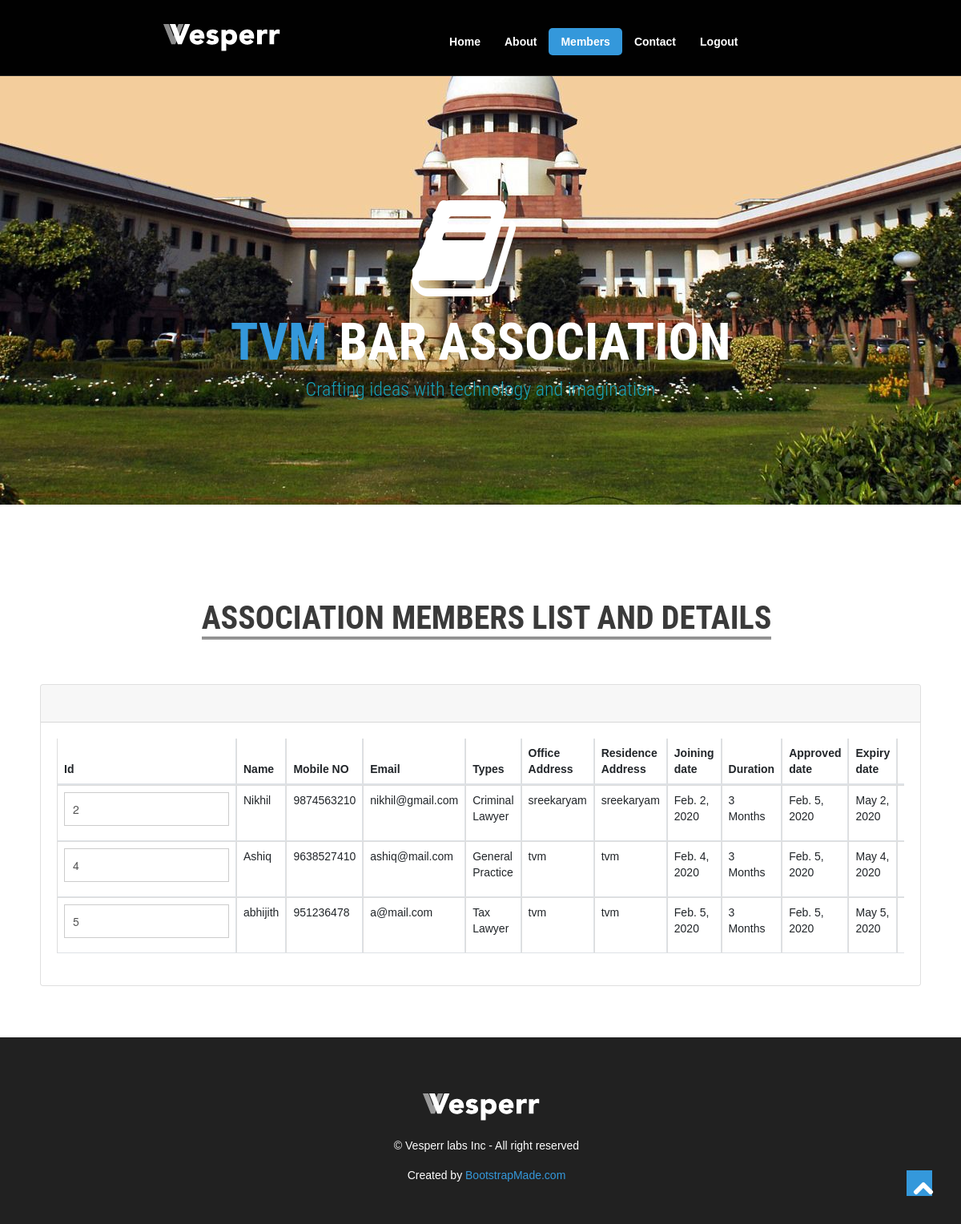
The app's page /registerdetails/ with its own data.
### tba_app/models.py (models this page shows)
class registration(models.Model):
    name=models.CharField(max_length=20)
    mobileno=models.CharField(max_length=50)
    email=models.EmailField(max_length=20)
    types=models.CharField(max_length=20)
    officeadd=models.CharField(max_length=50)
    residenceadd=models.CharField(max_length=50)
    joiningdate=models.DateField()
    duration=models.CharField(max_length=10)
    approvedate=models.DateField(null=True,blank=True)
    password=models.CharField(max_length=20)
    expirydate=models.DateField(max_length=20,null=True,blank=True)
    status=models.CharField(max_length=20,null=True,blank=True)

### tba_app/views.py (the view)
# urls.py: path('registerdetails/',views.regview,name='adminhome1'),
def regview(request):
    queryset=registration.objects.all()
    return render(request,'adminhome1.html',{'authors':queryset})

### tba_app/templates/adminhome1.html (shortened to what this page needs)
<!doctype html>
<html lang="en">
<head>
   {%load static%}
   <link href="{%static 'css/bootstrap.min.css' %}" rel="stylesheet" />
  <link href="{%static 'css/bootstrap.css' %}" rel="stylesheet" />
  <link href="{%static 'css/bootstrap-responsive.css' %}" rel="stylesheet" />
  <link href="{%static 'css/prettyPhoto.css' %}" rel="stylesheet" />
  <link href="{%static 'css/animate.css' %}" rel="stylesheet" />
  <link href="{%static 'css/style.css' %}" rel="stylesheet" />
  <link href="{%static 'color/default.css' %}" rel="stylesheet" />
</head>
<body>
  <header>
    <div id="topnav" class="navbar navbar-fixed-top default">
      <div class="navbar-inner">
        <div class="container">
          <div class="logo">
            <a href="index.html"><img src="assets/img/logo.png" alt="" /></a>
          </div>
          <div class="navigation">
            <nav>
              <ul class="nav pull-right">
                <li><a href="{%url 'adminhome'%}">Home</a></li>
                <li><a href="#about">About</a></li>
                <li class="current"><a href="#services">Members</a></li>
                <li><a href="{%url 'adminmsg' %}">Contact</a></li>
                <li><a href="{%url 'index' %}">Logout</a></li>
              </ul>
            </nav>
          </div>
        </div>
      </div>
    </div>
  </header>
  <section id="intro">
    <div class="slogan">
      <div class="icon">
        <i class="icon-book icon-10x"></i>
      </div>
      <h1 ><span>TVM</span> BAR ASSOCIATION</h1>
      <h2 class="text-info">Crafting ideas with technology and imagination</h2>
    </div>
  </section>
  <section id="about" class="section">
    <div class="container">
      <div class="row">
        <div class="span12">
          <div class="heading">
            <h3><span>ASSOCIATION MEMBERS LIST AND DETAILS</span></h3>
          </div>
        </div>
      </div>
   <div class="card mb-4">
                            <div class="card-header"></div>
                            <div class="card-body">
                                <div class="table-responsive">
                                    <table class="table table-bordered" id="dataTable" width="100%" cellspacing="0">
                                        <thead>
                                          <tr>
                                            <th>Id</th>
                                <th>Name</th>
                                <th>Mobile NO</th>
                                <th>Email</th>
                                <th>Types</th>
                                            <th>Office Address</th>
                                            <th>Residence Address</th>
                                            <th>Joining date</th>
                                            <th>Duration</th>
                                            <th>Approved date</th>
                                            <th>Expiry date</th>
                                            <th>Status</th>
                              </tr>
                            </thead>
                            <tbody>
                              {%if authors%}
                              {%for i in authors%}
                              <tr>
                                            <form action="{% url 'approv' %}" method='POST'>
                                            <td><input type="text" name="id" value="{{i.id}}"></td>
                                <td>{{i.name}}</td>
                                <td>{{i.mobileno}}</td>
                                <td>{{i.email}}</td>
                                <td>{{i.types}}</td>
                                            <td>{{i.officeadd}}</td>
                                            <td>{{i.residenceadd}}</td>
                                            <td>{{i.joiningdate}}</td>
                                            <td>{{i.duration}}</td>
                                            <td>{{i.approvedate}}</td>
                                            <td>{{i.expirydate}}</td>
                                            <td>{{i.status}}</td>
                                        </form>
                              </tr>
                              {%endfor %}
                          {%endif %}
                            </tbody>
                          </table>
                                </div>
                            </div>
                        </div>
                    </div>
  </section>
  <footer>
    <div class="verybottom">
      <div class="container">
        <div class="row">
          <div class="span12">
            <div class="aligncenter">
              <div class="logo">
                <a class="brand" href="index.html"><img src="assets/img/logo.png" alt="" /></a>
              </div>
              <p>
                &copy; Vesperr labs Inc - All right reserved
              </p>
              <div class="credits">
                Created by <a href="https://bootstrapmade.com/">BootstrapMade.com</a>
              </div>
            </div>
          </div>
        </div>
      </div>
    </div>
  </footer>
  <a href="#" class="scrollup"><i class="icon-chevron-up icon-square icon-48 active"></i></a>
</body>
</html>

### tba_app/static/css/style.css (style rules this page uses)
body { margin: 0; padding:0; font-family: Arial, Tahoma, Verdana, Sans-serif; font-size: 14px; line-height: 1.6em; color: #666; background-color: #ffffff; }
h1, h2, h3, h4, h5, h6 { font-family: 'Roboto Condensed', sans-serif; line-height:1.1em; color: #3a3a3a; font-weight:300; margin-bottom:10px; }
h1 { font-size: 34px; }
h2 { font-size: 30px; }
h3 { font-size: 26px; }
section { padding:120px 0 40px 0; }
.container { padding: 0 20px 0 20px; }
.row { margin-bottom:40px; }
.heading { text-align:center; width:100%; }
.heading h3 { text-transform:uppercase; padding:0; margin:20px 0 30px 0; font-size:40px; font-weight:700; text-align:center; text-shadow: 0 1px 0 #ffffff; border-bottom:3px double #333; width:auto; display:inline; }
header { position:relative; }
header .logo { float:left; margin:30px 0 0; }
.navigation { margin:30px 0 0; }
.navbar { padding:0 0 20px; margin:0; }
.navbar .nav { margin: 0 0 0 0; }
.navbar .nav > li > a { float: none; color: #fff; line-height:1em; text-decoration: none; text-shadow:none; z-index:100; outline:0; font-weight:bold; }
.navbar .nav > .current { color:#fff; -webkit-border-radius: 5px; -moz-border-radius: 5px; border-radius: 5px; }
.default { background:#010101; border-bottom:1px solid #222; }
section#intro { background: #000 url(../img/bg/court1.jpg) 50% 0 no-repeat; position:relative; width:100%; height:auto; margin:0; padding:240px 0 120px; }
@media (min-width: 1024px) { section#intro { background-attachment: fixed; } }
section#intro { text-align:center; }
section#intro i { margin-left:0; text-align:center; }
section#intro h1 { color:#fff; font-size:64px; font-weight:700; }
section#intro h2 { color:#ddd; font-size:24px; }
.slogan i { color:#fff; }
.scrollup { position:fixed; width:48px; height:48px; bottom:20px; right:20px; }
a.scrollup { outline:0; }
[class^="icon-"], [class*=" icon-"] { float:none; }
.icon-square, .icon-rounded, .icon-plain, .icon-circled { margin: 10px 10px 10px 0; display: inline-block !important; text-align: center !important; color: #fff; width: 18px; height: 18px; padding:3px; font-size: 12px; line-height: 18px; text-shadow:none; cursor: pointer; }
.icon-square { background-color: #444; }
[class^="icon-"], [class*=" icon-"] { margin-top: 1px; margin-right: .3em; }
.icon-48 { width: 32px; height: 32px; padding:8px; font-size: 28px; line-height: 30px; }
footer { float:left; width:100%; background:#212121; color:#fff; margin:0; padding:40px 0 0 0; }
footer .verybottom { padding:30px 0 10px 0; }
.aligncenter { margin:0 auto; text-align:center; }
.aligncenter img, img.aligncenter { margin-bottom:20px; }

### tba_app/static/color/default.css (style rules this page uses)
a { color: #3498db; }
.slogan h1 span { color: #3498db; }
[class^="icon-"].active, [class*=" icon-"].active { background-color: #3498db; }
ul.nav li.current { background: #3498db; }

### records on screen
registration: id "2", name "Nikhil", mobileno "9874563210", email "nikhil@gmail.com", types "Criminal Lawyer", officeadd "sreekaryam", residenceadd "sreekaryam", joiningdate "Feb. 2, 2020", duration "3 Months", approvedate "Feb. 5, 2020", expirydate "May 2, 2020"
registration: id "4", name "Ashiq", mobileno "9638527410", email "ashiq@mail.com", types "General Practice", officeadd "tvm", residenceadd "tvm", joiningdate "Feb. 4, 2020", duration "3 Months", approvedate "Feb. 5, 2020", expirydate "May 4, 2020"
registration: id "5", name "abhijith", mobileno "951236478", email "a@mail.com", types "Tax Lawyer", officeadd "tvm", residenceadd "tvm", joiningdate "Feb. 5, 2020", duration "3 Months", approvedate "Feb. 5, 2020", expirydate "May 5, 2020"
